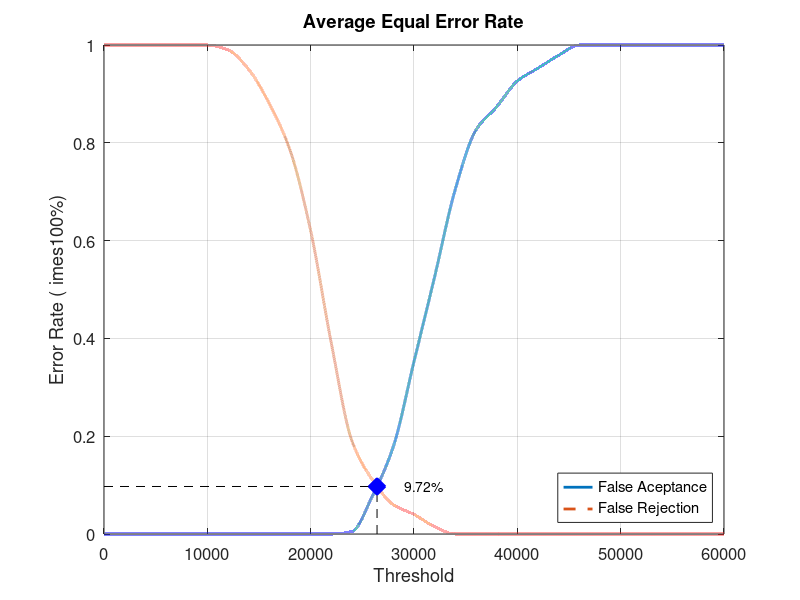
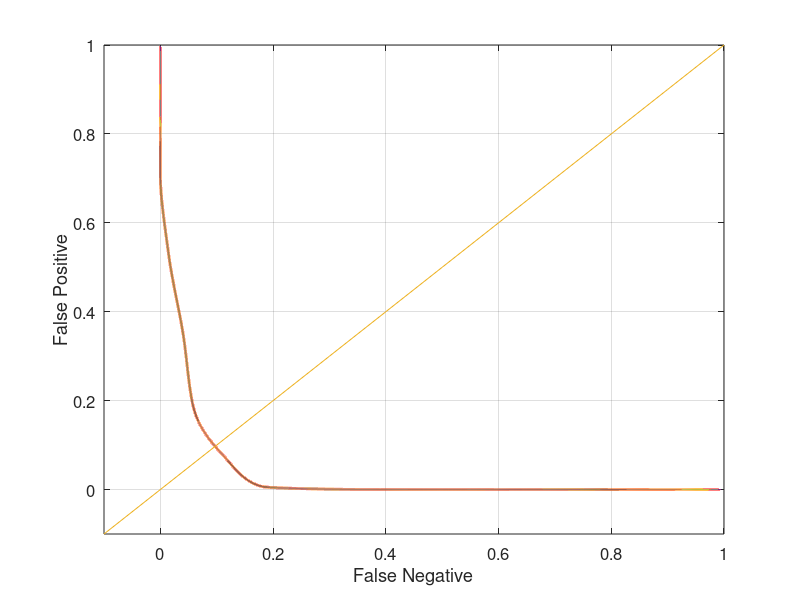

The MATLAB source for these figures, in order:
close all;
clear;
clc;
x = 0:2000:60000;
xq = 0:0.5:60000;

y0 = [0 0 0 0 0 0 0 0 0 0 0 0 0.00526316 0.0789474 0.178947 0.352632 0.526316 0.705263 0.826316 0.873684 0.926316 0.952632 0.978947 1 1 1 1 1 1 1 1]
yy0 = interp1(x, y0, xq, 'pchip');
y1 = [1 1 1 1 1 1 0.99 0.95 0.88 0.785 0.62 0.39 0.19 0.11 0.06 0.04 0.015 0 0 0 0 0 0 0 0 0 0 0 0 0 0]
yy1 = interp1(x, y1, xq, 'pchip');

% Calculating EER: 
y2 = abs(y0 - y1);
find(y2 == min(y2))
yy2 = abs(yy0 - yy1);
xEER = find(yy2 == min(yy2));
xEERIndex = xq(xEER) % X-axis EER
yEER = yy0(xEER) % Y-axis EER

main = figure
plot(xq, yy0,'-','LineWidth', 2);	hold on
plot(xq, yy1,'--','LineWidth', 2);	hold on
plot([xEERIndex xEERIndex], [0 yEER], 'k--');	hold on
plot([0 xEERIndex], [yEER yEER], 'k--');	hold on
plot(xEERIndex, yEER, 'bx', 'LineWidth', 10);	hold on
text(xEERIndex + 10 * xEERIndex / 100, yEER, [num2str(round((10000 * yEER)) / 100) '%'])
legend('False Aceptance', 'False Rejection', 'Location', 'SouthEast')
xlabel('Threshold')
ylabel('Error Rate (	imes100%)')
title('Average Equal Error Rate')
set(gca, 'FontSize', 12)
axis([0 60000 0 1])
grid on

print(main, 'Database3_4Main', '-dpng');
FNRxFPR = figure('Color', [1 1 1]);
plot(yy1, yy0, '-', yy1, yy0, 'LineWidth', 2);
hold on
y = -0.1:0.1:1
plot(y, y); 
set(gca, 'FontSize', 12)
xlabel('False Negative')
ylabel('False Positive')
axis([-0.1 1 -0.1 1])
set(gca, 'FontSize', 12)
grid on

print(FNRxFPR, 'Database3_4FNRxFPR','-dpng');
